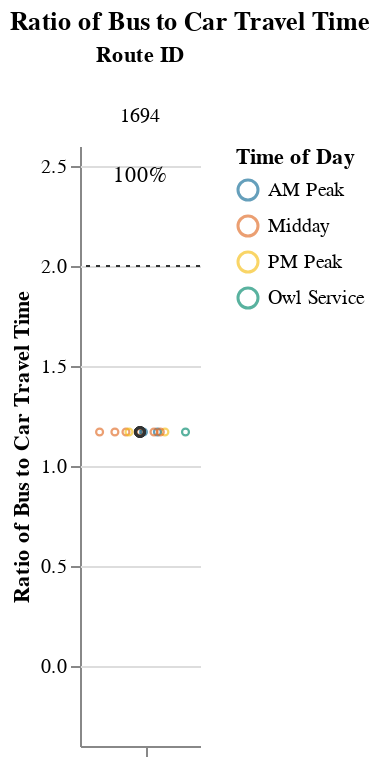
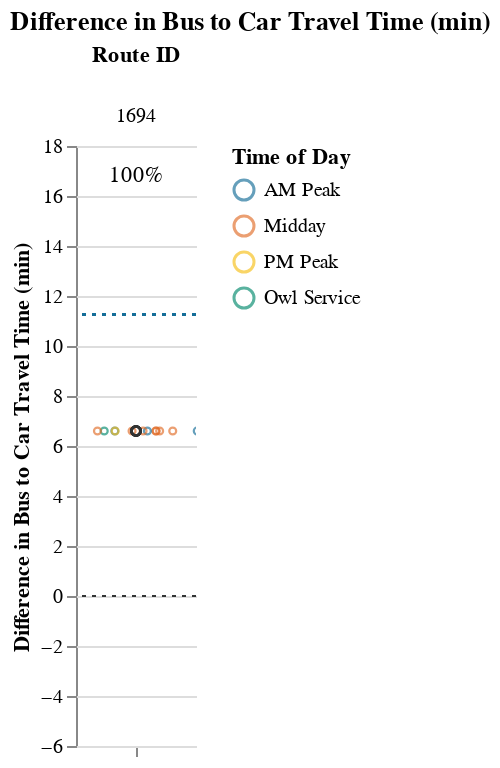

Write notebook code for charts like these, in order.
### Markdown cell above
## Viable Competitive Routes
### Short Routes (< 1 hr)

### Code cell
# Allow for possibility that operator doesn't have routes that fall into certain route_groups
# But, jupyterbook will not like markdown with f-string
# separate out route_group and put in each cell, and use try/except + if to display...
# but all 3 route groups must be displayed. just add sentence about why no routes were returned at the end
route_group = "short"
try:
    subset_routes, mult, diff  = setup_charts(df, PCT_COMPETITIVE_THRESHOLD, route_group)
    
    if len(subset_routes) > 0:
        display(
            Markdown(
                f"{CAPTIONS_DICT[route_group]}"
                "Within each route group, routes are sorted in descending order "
                "by % competitive trips and # trips below the additional time cut-off."
            )
        )

        display(mult)
        display(diff)
except:
    print("No routes meet this criteria.")

### Figure 1 — Vega-Lite specification as saved in the notebook (floating-point values rounded to 4 significant figures)
{"config": {"view": {"continuousWidth": 400, "continuousHeight": 300, "stroke": null}, "facet": {"spacing": 0}}, "data": {"name": "data-0d2b589f1eba112d5e4dbed3262c029e"}, "facet": {"column": {"field": "route_id", "sort": ["1694"], "title": "Route ID", "type": "nominal"}}, "spec": {"layer": [{"mark": {"type": "point", "opacity": 0.65, "size": 12, "strokeWidth": 1.1}, "encoding": {"color": {"field": "time_of_day", "scale": {"range": ["#136C97", "#E16B26", "#F6BF16", "#00896B", "#7790A3", "#5B559C"]}, "sort": ["AM Peak", "Midday", "PM Peak", "Owl Service"], "title": "Time of Day", "type": "nominal"}, "tooltip": [{"field": "route_id", "type": "nominal"}, {"field": "trip_id", "type": "nominal"}, {"field": "service_hours", "type": "quantitative"}, {"field": "car_duration_hours", "type": "quantitative"}, {"field": "bus_multiplier", "type": "quantitative"}, {"field": "bus_difference", "type": "quantitative"}, {"field": "num_trips", "type": "quantitative"}, {"field": "num_competitive", "type": "quantitative"}, {"field": "pct_trips_competitive", "type": "quantitative"}, {"field": "p25", "type": "quantitative"}, {"field": "p50", "type": "quantitative"}, {"field": "p75", "type": "quantitative"}], "x": {"axis": {"grid": false, "labels": false, "ticks": true, "values": [0]}, "field": "jitter", "scale": {}, "title": null, "type": "quantitative"}, "y": {"field": "bus_multiplier", "scale": {"domain": [-0.25, 2.5]}, "title": "Ratio of Bus to Car Travel Time", "type": "quantitative"}}, "selection": {"selector001": {"type": "interval", "bind": "scales", "encodings": ["x", "y"]}}, "transform": [{"calculate": "sqrt(-2*log(random()))*cos(2*PI*random())", "as": "jitter"}], "width": 60}, {"layer": [{"mark": {"type": "point", "opacity": 0.6, "size": 20, "strokeWidth": 1.3}, "encoding": {"color": {"value": "#323434"}, "y": {"field": "bus_multiplier", "type": "quantitative"}}, "transform": [{"filter": "(datum.p50_trip === 1)"}]}, {"mark": {"type": "rule", "strokeDash": [2, 3]}, "encoding": {"color": {"value": "#323434"}, "y": {"field": "cutoff", "type": "quantitative"}}}, {"mark": {"type": "text", "align": "center", "baseline": "middle"}, "encoding": {"color": {"value": "black"}, "text": {"field": "pct_trips_competitive", "format": ".0%", "type": "quantitative"}, "tooltip": [{"field": "route_id", "type": "nominal"}, {"field": "trip_id", "type": "nominal"}, {"field": "service_hours", "type": "quantitative"}, {"field": "car_duration_hours", "type": "quantitative"}, {"field": "bus_multiplier", "type": "quantitative"}, {"field": "bus_difference", "type": "quantitative"}, {"field": "num_trips", "type": "quantitative"}, {"field": "num_competitive", "type": "quantitative"}, {"field": "pct_trips_competitive", "type": "quantitative"}, {"field": "p25", "type": "quantitative"}, {"field": "p50", "type": "quantitative"}, {"field": "p75", "type": "quantitative"}], "x": {"value": 30}, "y": {"value": 15}}, "transform": [{"calculate": "sqrt(-2*log(random()))*cos(2*PI*random())", "as": "jitter"}, {"filter": "(datum.fastest_trip === 1)"}]}]}]}, "resolve": {"scale": {"y": "shared"}}, "title": "Ratio of Bus to Car Travel Time", "$schema": "https://vega.github.io/schema/vega-lite/v4.17.0.json", "datasets": {"data-0d2b589f1eba112d5e4dbed3262c029e": [{"calitp_itp_id": 75, "trip_key": -194919194106523760, "trip_id": "301-2", "shape_id": "18343", "route_id": "1694", "service_hours": 0.75, "trip_first_departure_ts": 50400, "trip_last_arrival_ts": 53100, "departure_hour": 14, "time_of_day": "Midday", "p25": 0.75, "p50": 0.75, "p75": 0.75, "p50_trip": 1, "fastest_trip": 0, "car_duration_hours": 0.64, "competitive_route": 1, "bus_multiplier": 1.17, "bus_difference": 6.6, "num_trips": 14, "num_competitive": 14, "pct_trips_competitive": 1.0, "bus_difference_spread": 0.0, "route_group": "short", "max_trip_hrs": 0.75, "max_trip_route_group": 0.75, "name": "City of Commerce", "caltrans_district": "07 - Los Angeles", "drmt_organization_name": null, "cutoff2": 11.25, "cutoff": 2}, {"calitp_itp_id": 75, "trip_key": -365022677527480119, "trip_id": "301-6", "shape_id": "18343", "route_id": "1694", "service_hours": 0.75, "trip_first_departure_ts": 64800, "trip_last_arrival_ts": 67500, "departure_hour": 18, "time_of_day": "PM Peak", "p25": 0.75, "p50": 0.75, "p75": 0.75, "p50_trip": 1, "fastest_trip": 0, "car_duration_hours": 0.64, "competitive_route": 1, "bus_multiplier": 1.17, "bus_difference": 6.6, "num_trips": 14, "num_competitive": 14, "pct_trips_competitive": 1.0, "bus_difference_spread": 0.0, "route_group": "short", "max_trip_hrs": 0.75, "max_trip_route_group": 0.75, "name": "City of Commerce", "caltrans_district": "07 - Los Angeles", "drmt_organization_name": null, "cutoff2": 11.25, "cutoff": 2}, {"calitp_itp_id": 75, "trip_key": -9014884251389691185, "trip_id": "300-5", "shape_id": "18343", "route_id": "1694", "service_hours": 0.75, "trip_first_departure_ts": 35100, "trip_last_arrival_ts": 37800, "departure_hour": 9, "time_of_day": "AM Peak", "p25": 0.75, "p50": 0.75, "p75": 0.75, "p50_trip": 1, "fastest_trip": 0, "car_duration_hours": 0.64, "competitive_route": 1, "bus_multiplier": 1.17, "bus_difference": 6.6, "num_trips": 14, "num_competitive": 14, "pct_trips_competitive": 1.0, "bus_difference_spread": 0.0, "route_group": "short", "max_trip_hrs": 0.75, "max_trip_route_group": 0.75, "name": "City of Commerce", "caltrans_district": "07 - Los Angeles", "drmt_organization_name": null, "cutoff2": 11.25, "cutoff": 2}, {"calitp_itp_id": 75, "trip_key": -8333461362204258871, "trip_id": "300-1", "shape_id": "18343", "route_id": "1694", "service_hours": 0.75, "trip_first_departure_ts": 21600, "trip_last_arrival_ts": 24300, "departure_hour": 6, "time_of_day": "Owl Service", "p25": 0.75, "p50": 0.75, "p75": 0.75, "p50_trip": 1, "fastest_trip": 0, "car_duration_hours": 0.64, "competitive_route": 1, "bus_multiplier": 1.17, "bus_difference": 6.6, "num_trips": 14, "num_competitive": 14, "pct_trips_competitive": 1.0, "bus_difference_spread": 0.0, "route_group": "short", "max_trip_hrs": 0.75, "max_trip_route_group": 0.75, "name": "City of Commerce", "caltrans_district": "07 - Los Angeles", "drmt_organization_name": null, "cutoff2": 11.25, "cutoff": 2}, {"calitp_itp_id": 75, "trip_key": 4226747796857251258, "trip_id": "301-4", "shape_id": "18343", "route_id": "1694", "service_hours": 0.75, "trip_first_departure_ts": 57600, "trip_last_arrival_ts": 60300, "departure_hour": 16, "time_of_day": "Midday", "p25": 0.75, "p50": 0.75, "p75": 0.75, "p50_trip": 1, "fastest_trip": 0, "car_duration_hours": 0.64, "competitive_route": 1, "bus_multiplier": 1.17, "bus_difference": 6.6, "num_trips": 14, "num_competitive": 14, "pct_trips_competitive": 1.0, "bus_difference_spread": 0.0, "route_group": "short", "max_trip_hrs": 0.75, "max_trip_route_group": 0.75, "name": "City of Commerce", "caltrans_district": "07 - Los Angeles", "drmt_organization_name": null, "cutoff2": 11.25, "cutoff": 2}, {"calitp_itp_id": 75, "trip_key": -5600844445667207174, "trip_id": "300-6", "shape_id": "18343", "route_id": "1694", "service_hours": 0.75, "trip_first_departure_ts": 39600, "trip_last_arrival_ts": 42300, "departure_hour": 11, "time_of_day": "Midday", "p25": 0.75, "p50": 0.75, "p75": 0.75, "p50_trip": 1, "fastest_trip": 0, "car_duration_hours": 0.64, "competitive_route": 1, "bus_multiplier": 1.17, "bus_difference": 6.6, "num_trips": 14, "num_competitive": 14, "pct_trips_competitive": 1.0, "bus_difference_spread": 0.0, "route_group": "short", "max_trip_hrs": 0.75, "max_trip_route_group": 0.75, "name": "City of Commerce", "caltrans_district": "07 - Los Angeles", "drmt_organization_name": null, "cutoff2": 11.25, "cutoff": 2}, {"calitp_itp_id": 75, "trip_key": 6767634610814612116, "trip_id": "300-4", "shape_id": "18343", "route_id": "1694", "service_hours": 0.75, "trip_first_departure_ts": 32400, "trip_last_arrival_ts": 35100, "departure_hour": 9, "time_of_day": "AM Peak", "p25": 0.75, "p50": 0.75, "p75": 0.75, "p50_trip": 1, "fastest_trip": 0, "car_duration_hours": 0.64, "competitive_route": 1, "bus_multiplier": 1.17, "bus_difference": 6.6, "num_trips": 14, "num_competitive": 14, "pct_trips_competitive": 1.0, "bus_difference_spread": 0.0, "route_group": "short", "max_trip_hrs": 0.75, "max_trip_route_group": 0.75, "name": "City of Commerce", "caltrans_district": "07 - Los Angeles", "drmt_organization_name": null, "cutoff2": 11.25, "cutoff": 2}, {"calitp_itp_id": 75, "trip_key": -4963696381106177337, "trip_id": "300-7", "shape_id": "18343", "route_id": "1694", "service_hours": 0.75, "trip_first_departure_ts": 43200, "trip_last_arrival_ts": 45900, "departure_hour": 12, "time_of_day": "Midday", "p25": 0.75, "p50": 0.75, "p75": 0.75, "p50_trip": 1, "fastest_trip": 0, "car_duration_hours": 0.64, "competitive_route": 1, "bus_multiplier": 1.17, "bus_difference": 6.6, "num_trips": 14, "num_competitive": 14, "pct_trips_competitive": 1.0, "bus_difference_spread": 0.0, "route_group": "short", "max_trip_hrs": 0.75, "max_trip_route_group": 0.75, "name": "City of Commerce", "caltrans_district": "07 - Los Angeles", "drmt_organization_name": null, "cutoff2": 11.25, "cutoff": 2}, {"calitp_itp_id": 75, "trip_key": 7492533775192496655, "trip_id": "300-2", "shape_id": "18343", "route_id": "1694", "service_hours": 0.75, "trip_first_departure_ts": 25200, "trip_last_arrival_ts": 27900, "departure_hour": 7, "time_of_day": "AM Peak", "p25": 0.75, "p50": 0.75, "p75": 0.75, "p50_trip": 1, "fastest_trip": 0, "car_duration_hours": 0.64, "competitive_route": 1, "bus_multiplier": 1.17, "bus_difference": 6.6, "num_trips": 14, "num_competitive": 14, "pct_trips_competitive": 1.0, "bus_difference_spread": 0.0, "route_group": "short", "max_trip_hrs": 0.75, "max_trip_route_group": 0.75, "name": "City of Commerce", "caltrans_district": "07 - Los Angeles", "drmt_organization_name": null, "cutoff2": 11.25, "cutoff": 2}, {"calitp_itp_id": 75, "trip_key": 7529720961324765041, "trip_id": "300-3", "shape_id": "18343", "route_id": "1694", "service_hours": 0.75, "trip_first_departure_ts": 28800, "trip_last_arrival_ts": 31500, "departure_hour": 8, "time_of_day": "AM Peak", "p25": 0.75, "p50": 0.75, "p75": 0.75, "p50_trip": 1, "fastest_trip": 0, "car_duration_hours": 0.64, "competitive_route": 1, "bus_multiplier": 1.17, "bus_difference": 6.6, "num_trips": 14, "num_competitive": 14, "pct_trips_competitive": 1.0, "bus_difference_spread": 0.0, "route_group": "short", "max_trip_hrs": 0.75, "max_trip_route_group": 0.75, "name": "City of Commerce", "caltrans_district": "07 - Los Angeles", "drmt_organization_name": null, "cutoff2": 11.25, "cutoff": 2}, {"calitp_itp_id": 75, "trip_key": -5465894783122233770, "trip_id": "301-1", "shape_id": "18343", "route_id": "1694", "service_hours": 0.75, "trip_first_departure_ts": 46800, "trip_last_arrival_ts": 49500, "departure_hour": 13, "time_of_day": "Midday", "p25": 0.75, "p50": 0.75, "p75": 0.75, "p50_trip": 1, "fastest_trip": 0, "car_duration_hours": 0.64, "competitive_route": 1, "bus_multiplier": 1.17, "bus_difference": 6.6, "num_trips": 14, "num_competitive": 14, "pct_trips_competitive": 1.0, "bus_difference_spread": 0.0, "route_group": "short", "max_trip_hrs": 0.75, "max_trip_route_group": 0.75, "name": "City of Commerce", "caltrans_district": "07 - Los Angeles", "drmt_organization_name": null, "cutoff2": 11.25, "cutoff": 2}, {"calitp_itp_id": 75, "trip_key": 5298065061186222710, "trip_id": "301-3", "shape_id": "18343", "route_id": "1694", "service_hours": 0.75, "trip_first_departure_ts": 54000, "trip_last_arrival_ts": 56700, "departure_hour": 15, "time_of_day": "Midday", "p25": 0.75, "p50": 0.75, "p75": 0.75, "p50_trip": 1, "fastest_trip": 0, "car_duration_hours": 0.64, "competitive_route": 1, "bus_multiplier": 1.17, "bus_difference": 6.6, "num_trips": 14, "num_competitive": 14, "pct_trips_competitive": 1.0, "bus_difference_spread": 0.0, "route_group": "short", "max_trip_hrs": 0.75, "max_trip_route_group": 0.75, "name": "City of Commerce", "caltrans_district": "07 - Los Angeles", "drmt_organization_name": null, "cutoff2": 11.25, "cutoff": 2}, {"calitp_itp_id": 75, "trip_key": -6327333963321434581, "trip_id": "301-7", "shape_id": "18343", "route_id": "1694", "service_hours": 0.75, "trip_first_departure_ts": 68400, "trip_last_arrival_ts": 71100, "departure_hour": 19, "time_of_day": "PM Peak", "p25": 0.75, "p50": 0.75, "p75": 0.75, "p50_trip": 1, "fastest_trip": 1, "car_duration_hours": 0.64, "competitive_route": 1, "bus_multiplier": 1.17, "bus_difference": 6.6, "num_trips": 14, "num_competitive": 14, "pct_trips_competitive": 1.0, "bus_difference_spread": 0.0, "route_group": "short", "max_trip_hrs": 0.75, "max_trip_route_group": 0.75, "name": "City of Commerce", "caltrans_district": "07 - Los Angeles", "drmt_organization_name": null, "cutoff2": 11.25, "cutoff": 2}, {"calitp_itp_id": 75, "trip_key": 8304310274511629983, "trip_id": "301-5", "shape_id": "18343", "route_id": "1694", "service_hours": 0.75, "trip_first_departure_ts": 60300, "trip_last_arrival_ts": 63000, "departure_hour": 16, "time_of_day": "Midday", "p25": 0.75, "p50": 0.75, "p75": 0.75, "p50_trip": 1, "fastest_trip": 0, "car_duration_hours": 0.64, "competitive_route": 1, "bus_multiplier": 1.17, "bus_difference": 6.6, "num_trips": 14, "num_competitive": 14, "pct_trips_competitive": 1.0, "bus_difference_spread": 0.0, "route_group": "short", "max_trip_hrs": 0.75, "max_trip_route_group": 0.75, "name": "City of Commerce", "caltrans_district": "07 - Los Angeles", "drmt_organization_name": null, "cutoff2": 11.25, "cutoff": 2}]}}

### Figure 2 — Vega-Lite specification as saved in the notebook (floating-point values rounded to 4 significant figures)
{"config": {"view": {"continuousWidth": 400, "continuousHeight": 300, "stroke": null}, "facet": {"spacing": 0}}, "data": {"name": "data-0d8978391fda704dda88523382b11eaa"}, "facet": {"column": {"field": "route_id", "sort": ["1694"], "title": "Route ID", "type": "nominal"}}, "spec": {"layer": [{"mark": {"type": "point", "opacity": 0.65, "size": 12, "strokeWidth": 1.1}, "encoding": {"color": {"field": "time_of_day", "scale": {"range": ["#136C97", "#E16B26", "#F6BF16", "#00896B", "#7790A3", "#5B559C"]}, "sort": ["AM Peak", "Midday", "PM Peak", "Owl Service"], "title": "Time of Day", "type": "nominal"}, "tooltip": [{"field": "route_id", "type": "nominal"}, {"field": "trip_id", "type": "nominal"}, {"field": "service_hours", "type": "quantitative"}, {"field": "car_duration_hours", "type": "quantitative"}, {"field": "bus_multiplier", "type": "quantitative"}, {"field": "bus_difference", "type": "quantitative"}, {"field": "num_trips", "type": "quantitative"}, {"field": "num_competitive", "type": "quantitative"}, {"field": "pct_trips_competitive", "type": "quantitative"}, {"field": "p25", "type": "quantitative"}, {"field": "p50", "type": "quantitative"}, {"field": "p75", "type": "quantitative"}], "x": {"axis": {"grid": false, "labels": false, "ticks": true, "values": [0]}, "field": "jitter", "scale": {}, "title": null, "type": "quantitative"}, "y": {"field": "bus_difference", "scale": {"domain": [-5, 16.25]}, "title": "Difference in Bus to Car Travel Time (min)", "type": "quantitative"}}, "selection": {"selector002": {"type": "interval", "bind": "scales", "encodings": ["x", "y"]}}, "transform": [{"calculate": "sqrt(-2*log(random()))*cos(2*PI*random())", "as": "jitter"}], "width": 60}, {"layer": [{"mark": {"type": "point", "opacity": 0.6, "size": 20, "strokeWidth": 1.3}, "encoding": {"color": {"value": "#323434"}, "y": {"field": "bus_difference", "type": "quantitative"}}, "transform": [{"filter": "(datum.p50_trip === 1)"}]}, {"mark": {"type": "rule", "strokeDash": [2, 3]}, "encoding": {"color": {"value": "#323434"}, "y": {"field": "cutoff", "type": "quantitative"}}}, {"mark": {"type": "rule", "strokeDash": [2, 3]}, "encoding": {"color": {"value": "#136C97"}, "y": {"field": "cutoff2", "type": "quantitative"}}}, {"mark": {"type": "text", "align": "center", "baseline": "middle"}, "encoding": {"color": {"value": "black"}, "text": {"field": "pct_trips_competitive", "format": ".0%", "type": "quantitative"}, "tooltip": [{"field": "route_id", "type": "nominal"}, {"field": "trip_id", "type": "nominal"}, {"field": "service_hours", "type": "quantitative"}, {"field": "car_duration_hours", "type": "quantitative"}, {"field": "bus_multiplier", "type": "quantitative"}, {"field": "bus_difference", "type": "quantitative"}, {"field": "num_trips", "type": "quantitative"}, {"field": "num_competitive", "type": "quantitative"}, {"field": "pct_trips_competitive", "type": "quantitative"}, {"field": "p25", "type": "quantitative"}, {"field": "p50", "type": "quantitative"}, {"field": "p75", "type": "quantitative"}], "x": {"value": 30}, "y": {"value": 15}}, "transform": [{"calculate": "sqrt(-2*log(random()))*cos(2*PI*random())", "as": "jitter"}, {"filter": "(datum.fastest_trip === 1)"}]}]}]}, "resolve": {"scale": {"y": "shared"}}, "title": "Difference in Bus to Car Travel Time (min)", "$schema": "https://vega.github.io/schema/vega-lite/v4.17.0.json", "datasets": {"data-0d8978391fda704dda88523382b11eaa": [{"calitp_itp_id": 75, "trip_key": -194919194106523760, "trip_id": "301-2", "shape_id": "18343", "route_id": "1694", "service_hours": 0.75, "trip_first_departure_ts": 50400, "trip_last_arrival_ts": 53100, "departure_hour": 14, "time_of_day": "Midday", "p25": 0.75, "p50": 0.75, "p75": 0.75, "p50_trip": 1, "fastest_trip": 0, "car_duration_hours": 0.64, "competitive_route": 1, "bus_multiplier": 1.17, "bus_difference": 6.6, "num_trips": 14, "num_competitive": 14, "pct_trips_competitive": 1.0, "bus_difference_spread": 0.0, "route_group": "short", "max_trip_hrs": 0.75, "max_trip_route_group": 0.75, "name": "City of Commerce", "caltrans_district": "07 - Los Angeles", "drmt_organization_name": null, "cutoff2": 11.25, "cutoff": 0}, {"calitp_itp_id": 75, "trip_key": -365022677527480119, "trip_id": "301-6", "shape_id": "18343", "route_id": "1694", "service_hours": 0.75, "trip_first_departure_ts": 64800, "trip_last_arrival_ts": 67500, "departure_hour": 18, "time_of_day": "PM Peak", "p25": 0.75, "p50": 0.75, "p75": 0.75, "p50_trip": 1, "fastest_trip": 0, "car_duration_hours": 0.64, "competitive_route": 1, "bus_multiplier": 1.17, "bus_difference": 6.6, "num_trips": 14, "num_competitive": 14, "pct_trips_competitive": 1.0, "bus_difference_spread": 0.0, "route_group": "short", "max_trip_hrs": 0.75, "max_trip_route_group": 0.75, "name": "City of Commerce", "caltrans_district": "07 - Los Angeles", "drmt_organization_name": null, "cutoff2": 11.25, "cutoff": 0}, {"calitp_itp_id": 75, "trip_key": -9014884251389691185, "trip_id": "300-5", "shape_id": "18343", "route_id": "1694", "service_hours": 0.75, "trip_first_departure_ts": 35100, "trip_last_arrival_ts": 37800, "departure_hour": 9, "time_of_day": "AM Peak", "p25": 0.75, "p50": 0.75, "p75": 0.75, "p50_trip": 1, "fastest_trip": 0, "car_duration_hours": 0.64, "competitive_route": 1, "bus_multiplier": 1.17, "bus_difference": 6.6, "num_trips": 14, "num_competitive": 14, "pct_trips_competitive": 1.0, "bus_difference_spread": 0.0, "route_group": "short", "max_trip_hrs": 0.75, "max_trip_route_group": 0.75, "name": "City of Commerce", "caltrans_district": "07 - Los Angeles", "drmt_organization_name": null, "cutoff2": 11.25, "cutoff": 0}, {"calitp_itp_id": 75, "trip_key": -8333461362204258871, "trip_id": "300-1", "shape_id": "18343", "route_id": "1694", "service_hours": 0.75, "trip_first_departure_ts": 21600, "trip_last_arrival_ts": 24300, "departure_hour": 6, "time_of_day": "Owl Service", "p25": 0.75, "p50": 0.75, "p75": 0.75, "p50_trip": 1, "fastest_trip": 0, "car_duration_hours": 0.64, "competitive_route": 1, "bus_multiplier": 1.17, "bus_difference": 6.6, "num_trips": 14, "num_competitive": 14, "pct_trips_competitive": 1.0, "bus_difference_spread": 0.0, "route_group": "short", "max_trip_hrs": 0.75, "max_trip_route_group": 0.75, "name": "City of Commerce", "caltrans_district": "07 - Los Angeles", "drmt_organization_name": null, "cutoff2": 11.25, "cutoff": 0}, {"calitp_itp_id": 75, "trip_key": 4226747796857251258, "trip_id": "301-4", "shape_id": "18343", "route_id": "1694", "service_hours": 0.75, "trip_first_departure_ts": 57600, "trip_last_arrival_ts": 60300, "departure_hour": 16, "time_of_day": "Midday", "p25": 0.75, "p50": 0.75, "p75": 0.75, "p50_trip": 1, "fastest_trip": 0, "car_duration_hours": 0.64, "competitive_route": 1, "bus_multiplier": 1.17, "bus_difference": 6.6, "num_trips": 14, "num_competitive": 14, "pct_trips_competitive": 1.0, "bus_difference_spread": 0.0, "route_group": "short", "max_trip_hrs": 0.75, "max_trip_route_group": 0.75, "name": "City of Commerce", "caltrans_district": "07 - Los Angeles", "drmt_organization_name": null, "cutoff2": 11.25, "cutoff": 0}, {"calitp_itp_id": 75, "trip_key": -5600844445667207174, "trip_id": "300-6", "shape_id": "18343", "route_id": "1694", "service_hours": 0.75, "trip_first_departure_ts": 39600, "trip_last_arrival_ts": 42300, "departure_hour": 11, "time_of_day": "Midday", "p25": 0.75, "p50": 0.75, "p75": 0.75, "p50_trip": 1, "fastest_trip": 0, "car_duration_hours": 0.64, "competitive_route": 1, "bus_multiplier": 1.17, "bus_difference": 6.6, "num_trips": 14, "num_competitive": 14, "pct_trips_competitive": 1.0, "bus_difference_spread": 0.0, "route_group": "short", "max_trip_hrs": 0.75, "max_trip_route_group": 0.75, "name": "City of Commerce", "caltrans_district": "07 - Los Angeles", "drmt_organization_name": null, "cutoff2": 11.25, "cutoff": 0}, {"calitp_itp_id": 75, "trip_key": 6767634610814612116, "trip_id": "300-4", "shape_id": "18343", "route_id": "1694", "service_hours": 0.75, "trip_first_departure_ts": 32400, "trip_last_arrival_ts": 35100, "departure_hour": 9, "time_of_day": "AM Peak", "p25": 0.75, "p50": 0.75, "p75": 0.75, "p50_trip": 1, "fastest_trip": 0, "car_duration_hours": 0.64, "competitive_route": 1, "bus_multiplier": 1.17, "bus_difference": 6.6, "num_trips": 14, "num_competitive": 14, "pct_trips_competitive": 1.0, "bus_difference_spread": 0.0, "route_group": "short", "max_trip_hrs": 0.75, "max_trip_route_group": 0.75, "name": "City of Commerce", "caltrans_district": "07 - Los Angeles", "drmt_organization_name": null, "cutoff2": 11.25, "cutoff": 0}, {"calitp_itp_id": 75, "trip_key": -4963696381106177337, "trip_id": "300-7", "shape_id": "18343", "route_id": "1694", "service_hours": 0.75, "trip_first_departure_ts": 43200, "trip_last_arrival_ts": 45900, "departure_hour": 12, "time_of_day": "Midday", "p25": 0.75, "p50": 0.75, "p75": 0.75, "p50_trip": 1, "fastest_trip": 0, "car_duration_hours": 0.64, "competitive_route": 1, "bus_multiplier": 1.17, "bus_difference": 6.6, "num_trips": 14, "num_competitive": 14, "pct_trips_competitive": 1.0, "bus_difference_spread": 0.0, "route_group": "short", "max_trip_hrs": 0.75, "max_trip_route_group": 0.75, "name": "City of Commerce", "caltrans_district": "07 - Los Angeles", "drmt_organization_name": null, "cutoff2": 11.25, "cutoff": 0}, {"calitp_itp_id": 75, "trip_key": 7492533775192496655, "trip_id": "300-2", "shape_id": "18343", "route_id": "1694", "service_hours": 0.75, "trip_first_departure_ts": 25200, "trip_last_arrival_ts": 27900, "departure_hour": 7, "time_of_day": "AM Peak", "p25": 0.75, "p50": 0.75, "p75": 0.75, "p50_trip": 1, "fastest_trip": 0, "car_duration_hours": 0.64, "competitive_route": 1, "bus_multiplier": 1.17, "bus_difference": 6.6, "num_trips": 14, "num_competitive": 14, "pct_trips_competitive": 1.0, "bus_difference_spread": 0.0, "route_group": "short", "max_trip_hrs": 0.75, "max_trip_route_group": 0.75, "name": "City of Commerce", "caltrans_district": "07 - Los Angeles", "drmt_organization_name": null, "cutoff2": 11.25, "cutoff": 0}, {"calitp_itp_id": 75, "trip_key": 7529720961324765041, "trip_id": "300-3", "shape_id": "18343", "route_id": "1694", "service_hours": 0.75, "trip_first_departure_ts": 28800, "trip_last_arrival_ts": 31500, "departure_hour": 8, "time_of_day": "AM Peak", "p25": 0.75, "p50": 0.75, "p75": 0.75, "p50_trip": 1, "fastest_trip": 0, "car_duration_hours": 0.64, "competitive_route": 1, "bus_multiplier": 1.17, "bus_difference": 6.6, "num_trips": 14, "num_competitive": 14, "pct_trips_competitive": 1.0, "bus_difference_spread": 0.0, "route_group": "short", "max_trip_hrs": 0.75, "max_trip_route_group": 0.75, "name": "City of Commerce", "caltrans_district": "07 - Los Angeles", "drmt_organization_name": null, "cutoff2": 11.25, "cutoff": 0}, {"calitp_itp_id": 75, "trip_key": -5465894783122233770, "trip_id": "301-1", "shape_id": "18343", "route_id": "1694", "service_hours": 0.75, "trip_first_departure_ts": 46800, "trip_last_arrival_ts": 49500, "departure_hour": 13, "time_of_day": "Midday", "p25": 0.75, "p50": 0.75, "p75": 0.75, "p50_trip": 1, "fastest_trip": 0, "car_duration_hours": 0.64, "competitive_route": 1, "bus_multiplier": 1.17, "bus_difference": 6.6, "num_trips": 14, "num_competitive": 14, "pct_trips_competitive": 1.0, "bus_difference_spread": 0.0, "route_group": "short", "max_trip_hrs": 0.75, "max_trip_route_group": 0.75, "name": "City of Commerce", "caltrans_district": "07 - Los Angeles", "drmt_organization_name": null, "cutoff2": 11.25, "cutoff": 0}, {"calitp_itp_id": 75, "trip_key": 5298065061186222710, "trip_id": "301-3", "shape_id": "18343", "route_id": "1694", "service_hours": 0.75, "trip_first_departure_ts": 54000, "trip_last_arrival_ts": 56700, "departure_hour": 15, "time_of_day": "Midday", "p25": 0.75, "p50": 0.75, "p75": 0.75, "p50_trip": 1, "fastest_trip": 0, "car_duration_hours": 0.64, "competitive_route": 1, "bus_multiplier": 1.17, "bus_difference": 6.6, "num_trips": 14, "num_competitive": 14, "pct_trips_competitive": 1.0, "bus_difference_spread": 0.0, "route_group": "short", "max_trip_hrs": 0.75, "max_trip_route_group": 0.75, "name": "City of Commerce", "caltrans_district": "07 - Los Angeles", "drmt_organization_name": null, "cutoff2": 11.25, "cutoff": 0}, {"calitp_itp_id": 75, "trip_key": -6327333963321434581, "trip_id": "301-7", "shape_id": "18343", "route_id": "1694", "service_hours": 0.75, "trip_first_departure_ts": 68400, "trip_last_arrival_ts": 71100, "departure_hour": 19, "time_of_day": "PM Peak", "p25": 0.75, "p50": 0.75, "p75": 0.75, "p50_trip": 1, "fastest_trip": 1, "car_duration_hours": 0.64, "competitive_route": 1, "bus_multiplier": 1.17, "bus_difference": 6.6, "num_trips": 14, "num_competitive": 14, "pct_trips_competitive": 1.0, "bus_difference_spread": 0.0, "route_group": "short", "max_trip_hrs": 0.75, "max_trip_route_group": 0.75, "name": "City of Commerce", "caltrans_district": "07 - Los Angeles", "drmt_organization_name": null, "cutoff2": 11.25, "cutoff": 0}, {"calitp_itp_id": 75, "trip_key": 8304310274511629983, "trip_id": "301-5", "shape_id": "18343", "route_id": "1694", "service_hours": 0.75, "trip_first_departure_ts": 60300, "trip_last_arrival_ts": 63000, "departure_hour": 16, "time_of_day": "Midday", "p25": 0.75, "p50": 0.75, "p75": 0.75, "p50_trip": 1, "fastest_trip": 0, "car_duration_hours": 0.64, "competitive_route": 1, "bus_multiplier": 1.17, "bus_difference": 6.6, "num_trips": 14, "num_competitive": 14, "pct_trips_competitive": 1.0, "bus_difference_spread": 0.0, "route_group": "short", "max_trip_hrs": 0.75, "max_trip_route_group": 0.75, "name": "City of Commerce", "caltrans_district": "07 - Los Angeles", "drmt_organization_name": null, "cutoff2": 11.25, "cutoff": 0}]}}
